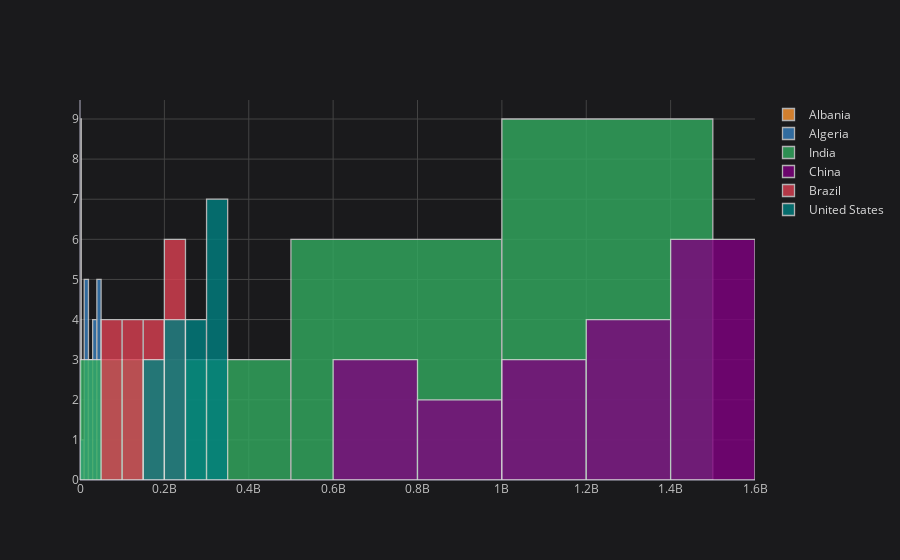

Notebook code for this chart:
### Code cell
# Nuevo tipo de gráfico TIPO HISTOGRAMA
data[['Albania','Algeria','India', 'China', "Brazil", "United States"]].iplot(kind="hist")

### Figure 1 — Plotly figure (JSON) as saved in the notebook; plotly's stock layout.template omitted (floating-point values rounded to 4 significant figures)
{"data": [{"histfunc": "count", "histnorm": "", "marker": {"color": "rgba(255, 153, 51, 1.0)", "line": {"color": "#D9D9D9", "width": 1.3}}, "name": "Albania", "opacity": 0.8, "orientation": "v", "type": "histogram", "x": [1419994, 1636090, 1896171, 2150707, 2411732, 2682690, 2969672, 3286073, 3112936, 3129243, 3086810, 2948023, 2890513, 2886438, 2884169, 2882740, 2880917, 2877797]}, {"histfunc": "count", "histnorm": "", "marker": {"color": "rgba(55, 128, 191, 1.0)", "line": {"color": "#D9D9D9", "width": 1.3}}, "name": "Algeria", "opacity": 0.8, "orientation": "v", "type": "histogram", "x": [9774283, 11057863, 12550885, 14464985, 16607707, 19221665, 22431502, 25758869, 28757785, 31042235, 33149724, 35977455, 39728025, 40551392, 41389189, 42228408, 43053054, 43851044]}, {"histfunc": "count", "histnorm": "", "marker": {"color": "rgba(50, 171, 96, 1.0)", "line": {"color": "#D9D9D9", "width": 1.3}}, "name": "India", "opacity": 0.8, "orientation": "v", "type": "histogram", "x": [409880595, 450547679, 499123324, 555189792, 623102897, 698952844, 784360008, 873277798, 963922588, 1056575549, 1147609927, 1234281170, 1310152403, 1324517249, 1338676785, 1352642280, 1366417754, 1380004385]}, {"histfunc": "count", "histnorm": "", "marker": {"color": "rgba(128, 0, 128, 1.0)", "line": {"color": "#D9D9D9", "width": 1.3}}, "name": "China", "opacity": 0.8, "orientation": "v", "type": "histogram", "x": [612241554, 660408056, 724218968, 827601394, 926240885, 1000089235, 1075589361, 1176883674, 1240920535, 1290550765, 1330776380, 1368810615, 1406847870, 1414049351, 1421021791, 1427647786, 1433783686, 1439323776]}, {"histfunc": "count", "histnorm": "", "marker": {"color": "rgba(219, 64, 82, 1.0)", "line": {"color": "#D9D9D9", "width": 1.3}}, "name": "Brazil", "opacity": 0.8, "orientation": "v", "type": "histogram", "x": [62533919, 72179226, 83373530, 95113265, 107216205, 120694009, 135274080, 149003223, 162019896, 174790340, 186127103, 195713635, 204471769, 206163053, 207833823, 209469323, 211049527, 212559417]}, {"histfunc": "count", "histnorm": "", "marker": {"color": "rgba(0, 128, 128, 1.0)", "line": {"color": "#D9D9D9", "width": 1.3}}, "name": "United States", "opacity": 0.8, "orientation": "v", "type": "histogram", "x": [171685336, 186720571, 199733676, 209513341, 219081251, 229476354, 240499825, 252120309, 265163745, 281710909, 294993511, 309011475, 320878310, 323015995, 325084756, 327096265, 329064917, 331002651]}], "layout": {"autosize": true, "barmode": "overlay", "legend": {"bgcolor": "#1A1A1C", "font": {"color": "#D9D9D9"}}, "paper_bgcolor": "#1A1A1C", "plot_bgcolor": "#1A1A1C", "title": {"font": {"color": "#D9D9D9"}}, "xaxis": {"autorange": true, "gridcolor": "#434343", "range": [-0.5, 1600000000.0], "showgrid": true, "tickfont": {"color": "#C2C2C2"}, "title": {"font": {"color": "#D9D9D9"}, "text": ""}, "type": "linear", "zerolinecolor": "#666570"}, "yaxis": {"autorange": true, "gridcolor": "#434343", "range": [0, 9.474], "showgrid": true, "tickfont": {"color": "#C2C2C2"}, "title": {"font": {"color": "#D9D9D9"}, "text": ""}, "zerolinecolor": "#666570"}}}
